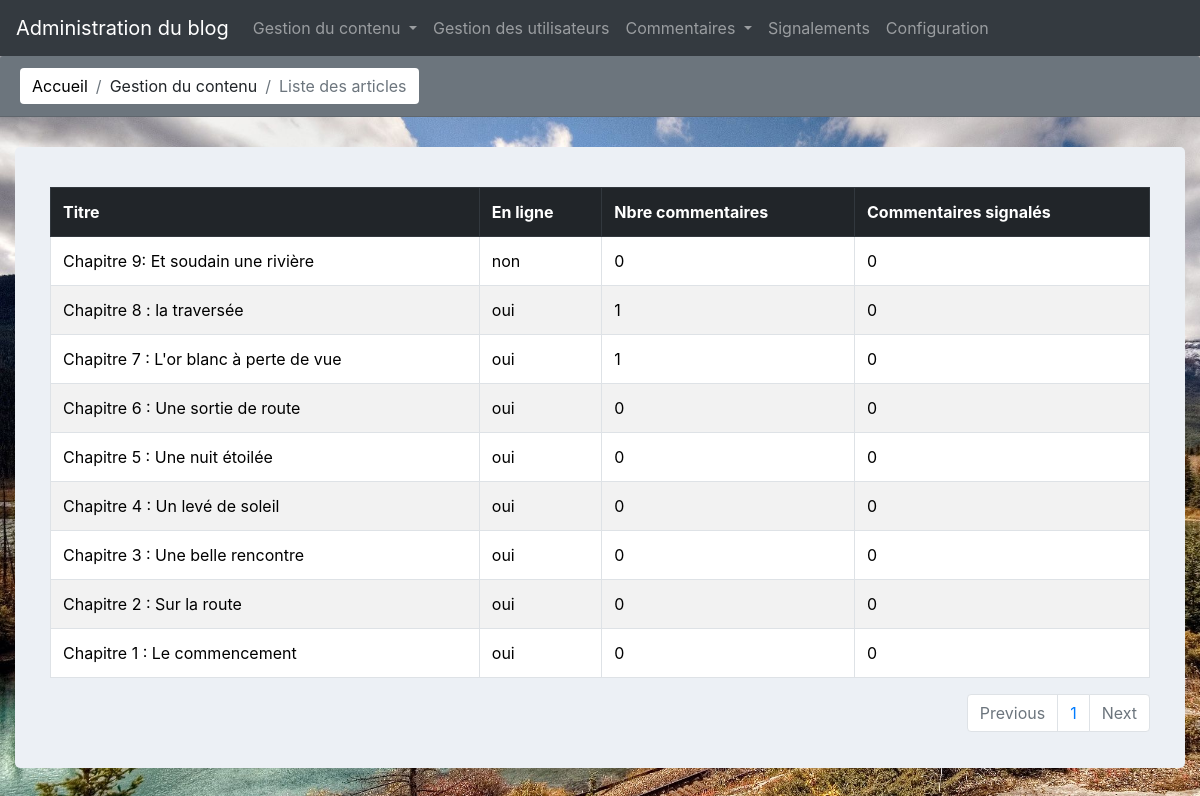
/index.php?action=listArticle (signed in), run on the app's committed database.
### tables this page shows
CREATE TABLE `articles` (
  `id_article` int(11) NOT NULL AUTO_INCREMENT,
  `article` longtext,
  `title` text,
  `published` int(11) DEFAULT NULL,
  `img` int(11) DEFAULT NULL,
  PRIMARY KEY (`id_article`),
  KEY `id_article` (`id_article`),
  KEY `id_article_2` (`id_article`)
);

### models/Article.php (called while the page is built, shortened)
<?php
class Article
{
      function read_articles()
      {
            include('connexion.php');
            if (isset($_GET['plage'])){
                  $pagination = ($_GET['plage']-1)*12;
                  $result = $bdd-> query("SELECT * FROM  articles ORDER BY id_article DESC LIMIT $pagination,12");
                  return $result;
            } else {
                  $pagination=0;
                  $result = $bdd-> query("SELECT * FROM  articles ORDER BY id_article DESC LIMIT $pagination,12");
                  return $result;
            }
      }
      function count_articles()
      {
            include('connexion.php');
            $result= $bdd->query("SELECT COUNT(id_article) FROM articles");
            return $result;
      }
}
?>

### controller/backend/listArticle.php (called while the page is built, shortened)
<?php
$instanceArticle= new Article("","","","");
$listArticle = $instanceArticle->read_articles();
$countArticle = $instanceArticle->count_articles();
$count=$countArticle->fetch();
$nbarticle = $count[0];
$nbrepage = $nbarticle/12;
$nbrepage = ceil($nbrepage);
?>

### models/Comment.php (called while the page is built, shortened)
<?php
class Comment
{
      public $article_comment;
      function __construct($id,$title,$content,$author,$article,$statut,$read)
      {
            $this->article_comment=$article;
      }
      function read_comment_statut($a)
      {
            include('connexion.php');
            $result = $bdd-> query("SELECT statut ,count(statut) FROM comments WHERE article= $this->article_comment and statut= $a");
            return $result;
      }
      function count_comment($b)
      {
            include('connexion.php');
            $result = $bdd-> query("SELECT COUNT(id_comment) FROM comments WHERE article='$b'");
            return $result;
      }
}
?>

### views/backend/listArticle.php (the view, shortened to what this page needs)
<?php include('./././controller/backend/listArticle.php') ?>
<div class="bodyback">
      <div class="container-fluid titlesection">
            <div class="card-header row justify-content-between bg-secondary" id="headingOne">
                  <nav aria-label="breadcrumb">
                        <ol class="breadcrumb">
                              <li class="breadcrumb-item"><a href="index.php">Accueil</a></li>
                              <li class="breadcrumb-item">Gestion du contenu</li>
                              <li class="breadcrumb-item active" aria-current="page">Liste des articles</li>
                        </ol>
                  </nav>
            </div>
      </div>
      <form class="container-fluid margintb" method="POST" action="./index.php?action=updateArticle">
            <div class="container-fluid card-body">
                  <div class="col-md-12 mt20">
                        <table class=" table table-bordered table-striped table-hover tablepers">
                              <tr class="thead-dark">
                                    <th scope="col">Titre</th>
                                    <th scope="col">En ligne</th>
                                    <th scope="col">Nbre commentaires</th>
                                    <th scope="col">Commentaires signalés</th>
                              </tr>
                              <?php
                              while ($donnees = $listArticle->fetch())
                              {
                                    $a=$donnees['id_article'];
                                    $instanceComment = new Comment("","","","",$a,"","");
                                    ?>
                                    <tr scope="row" id="<?php echo $donnees['id_article'];?>">
                                          <td><a href="index.php?action=updateArticle&id=<?php echo $donnees['id_article'];?>&published=<?php echo $donnees['published']; ?>&filtre=4"><?php echo $donnees['title'];?></a></td>
                                          <td><a href="index.php?action=updateArticle&id=<?php echo $donnees['id_article'];?>&published=<?php echo $donnees['published']; ?>&filtre=4"><?php if($donnees['published']==0) { echo"non";} else {echo"oui";};?></a></td>
                                          <td><a href="index.php?action=updateArticle&id=<?php echo $donnees['id_article'];?>&published=<?php echo $donnees['published']; ?>&filtre=4">
                                                <?php
                                                $count_comments= $instanceComment->count_comment($a);
                                                $count_comments_fetch = $count_comments->fetch();
                                                echo $count_comments_fetch[0];
                                                ?>
                                          </a></td>
                                          <td><a href="index.php?action=updateArticle&id=<?php echo $donnees['id_article'];?>&published=<?php echo $donnees['published']; ?>&filtre=2">
                                                <?php
                                                $count_moderation= $instanceComment->read_comment_statut(2);
                                                $count_moderation_fetch = $count_moderation->fetch();
                                                echo $count_moderation_fetch[1];
                                                ?></a>
                                          </td>
                                    </tr>
                                    <?php
                              }
                              ?>
                        </table>
                        <nav aria-label="...">
                              <ul class="pagination justify-content-end">
                                    <?php
                                    if(isset($_GET['plage'])&& $_GET['plage']>1){?>
                                          <li class="page-item">
                                                <a class="page-link" href="index.php?action=listArticle&plage=<?php echo $_GET['plage']-1;?>" tabindex="-1">Previous</a>
                                          </li>
                                          <?php
                                    }
                                    else
                                    {
                                          ?>
                                          <li class="page-item disabled">
                                                <a class="page-link" href="index.php?action=listArticle&plage=<?php echo $_GET['plage']-1;?>" tabindex="-1">Previous</a>
                                          </li>
                                          <?php
                                    }
                                    for ($i=0; $i < $nbrepage ; $i++) {
                                          ?>
                                          <li class="page-item"><a href="index.php?action=listArticle&plage=<?php echo $i+1;?>" class="page-link"><?php echo $i+1 ?></a></li>
                                          <?php
                                    }
                                    if( (isset($_GET['plage'])) && ($_GET['plage']<$nbrepage)){?>
                                          <li class="page-item">
                                                <a class="page-link" href="index.php?action=listArticle&plage=<?php echo $_GET['plage']+1;?>" tabindex="+1">Next</a>
                                          </li>
                                          <?php
                                    }
                                    else
                                    {
                                          ?>
                                          <li class="page-item disabled">
                                                <a class="page-link" href="index.php?action=listArticle&plage=<?php echo $_GET['plage']+1;?>" tabindex="+1">Next</a>
                                          </li>
                                          <?php
                                    }
                                    ?>
                              </ul>
                        </nav>
                  </div>
            </div>
      </form>
</div>

### css/perso.css (style rules this page uses)
html { height: 100%; margin:0px; }
.bodyback { min-height: 900px; }
.margintb { margin-top:30px; margin-bottom:30px; }
.card-body { background-color: #ecf0f5; border-radius: 5px; }
.tablepers { background-color:white; }
.breadcrumb { margin-bottom:0px; background-color: white; padding:6px 12px; }
.mt20 { margin-top: 20px; }
body { background-size: cover; background-repeat: no-repeat; background-attachment: fixed; background-image: url(../images/bg.jpg); }
a { color: black; }

### data on the page
articles: title "Chapitre 9: Et soudain une rivière", published "non", count_comments_fetch "0", count_moderation_fetch "0"
articles: title "Chapitre 8 : la traversée", published "oui", count_comments_fetch "1", count_moderation_fetch "0"
articles: title "Chapitre 7 : L'or blanc à perte de vue", published "oui", count_comments_fetch "1", count_moderation_fetch "0"
articles: title "Chapitre 6 : Une sortie de route", published "oui", count_comments_fetch "0", count_moderation_fetch "0"
articles: title "Chapitre 5 : Une nuit étoilée", published "oui", count_comments_fetch "0", count_moderation_fetch "0"
articles: title "Chapitre 4 : Un levé de soleil", published "oui", count_comments_fetch "0", count_moderation_fetch "0"
articles: title "Chapitre 3 : Une belle rencontre", published "oui", count_comments_fetch "0", count_moderation_fetch "0"
articles: title "Chapitre 2 : Sur la route", published "oui", count_comments_fetch "0", count_moderation_fetch "0"
articles: title "Chapitre 1 : Le commencement", published "oui", count_comments_fetch "0", count_moderation_fetch "0"
